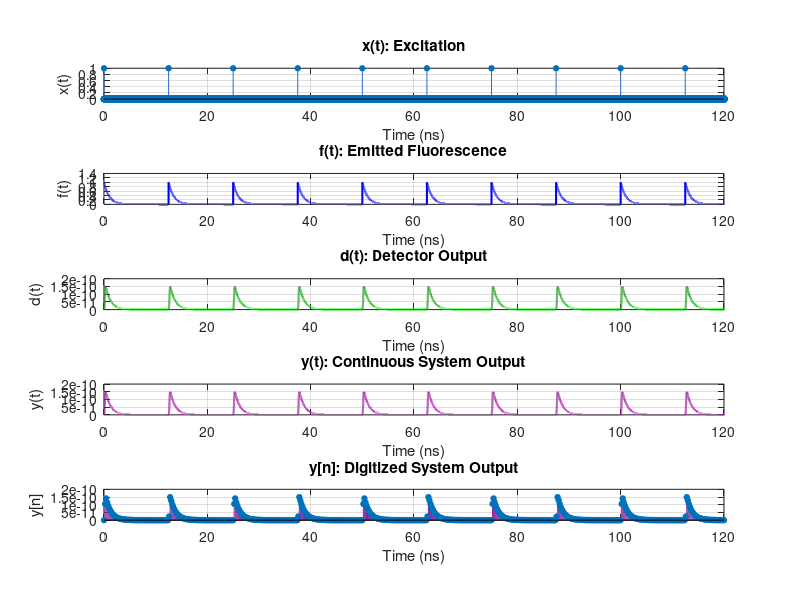

MATLAB code to generate this figure: (Note: this script raises an error after producing the figure.)
% ESE 3510 — Case Study 2: Fluorescence Lifetime Analysis
% Authors: Samir Afsary, Alex Ge, Ahmad Hamzeh

% CONTENTS:
%   Task 1a — Time-domain signals (excitation, fluorescence, detection)
%   Task 1b — Frequency response H_f(jw): numerical vs. theoretical
%   Task 1c — Effect of detector IRF on sampled signal y[n]
%   Task 2a — Why 100 kHz cannot recover 80 MHz fluorescence (aliasing)
%   Task 2b — Heterodyne detection: mixing to a recoverable beat frequency
%   Task 2c — Phase/modulation lifetime estimation from heterodyne signal
%   Task 3a — Phasor equations verified on single-exponential IRF
%   Task 3b — Per-pixel phasor analysis of real FLIM data
%

close all; clear; clc;

%% Parameters 
tau     = 1e-9;         % Fluorescence lifetime
T_L     = 12.5e-9;      % Laser period 
f_L     = 1 / T_L;      % Laser frequency 
omega_L = 2*pi * f_L;   % Laser angular frequency 
T_S     = 0.2e-9;       % ADC sampling period [ns]
dt      = 0.001e-9;      % small DT to simulate CT

%% Task 1a 

t = 0 : dt : 10*T_L - dt;   

% Create excitation impulse train
x = zeros(size(t));
for k = 0 : 9
    idx = round(k * T_L / dt) + 1;
    if idx <= length(t)
        x(idx) = 1 / dt;
    end
end

% Fluorescence IRF 
h_f = exp(-t / tau);     

% Calculate emitted fluorescence
f_full = conv(x, h_f) * dt;
f = f_full(1 : length(t));

% Detector IRF
sigma_t = 0.1e-9;
t0      = 0.175e-9;
h_d = exp(-(t - t0).^2 / sigma_t^2);

% Detector output
d_full = conv(f, h_d) * dt;
d = d_full(1 : length(t));

% Analog-to-Digital Conversion
step_size  = round(T_S / dt);
y_n        = d(1 : step_size : end);
t_discrete = t(1 : step_size : end);

% Plot functions
fig1 = figure('Name','Task 1a: Time-Domain Signals','NumberTitle','off', ...
              'Position',[50 50 900 750]);
% Excitation
subplot(5,1,1);
stem(t * 1e9, x * dt, 'filled', 'MarkerSize', 4, 'Color', [0.2 0.4 0.8]);
xlabel('Time (ns)'); ylabel('x(t)');
title('x(t): Excitation');
grid on; xlim([0,120]);

% Emission
subplot(5,1,2);
plot(t * 1e9, f, 'b', 'LineWidth', 1.5);
xlabel('Time (ns)'); ylabel('f(t)');
title('f(t): Emitted Fluorescence');
grid on; xlim([0,120]);

% Continuous Detector Output
subplot(5,1,3);
plot(t * 1e9, d, 'Color', [0.1 0.6 0.1], 'LineWidth', 1.5);
xlabel('Time (ns)'); ylabel('d(t)');
title('d(t): Detector Output');
grid on; xlim([0,120]);

% Continuous Output
subplot(5,1,4);
plot(t * 1e9, d, 'Color', [0.6 0.1 0.6], 'LineWidth', 1.5);
xlabel('Time (ns)'); ylabel('y(t)');
title('y(t): Continuous System Output');
grid on; xlim([0,120]);

% Digitized Output
subplot(5,1,5);
stem(t_discrete * 1e9, y_n, 'filled', 'MarkerSize', 4, 'Color', [0.6 0.1 0.6]);
xlabel('Time (ns)'); ylabel('y[n]');
title('y[n]: Digitized System Output');
grid on; xlim([0,120]);

sgtitle('Task 1a: Time-Domain Signals', 'FontSize', 13, 'FontWeight', 'bold');


%% Task 1b
dt_fine = dt / 100; 

% Recreate the time vector and the signal using the finer resolution
max_time = (length(h_f) - 1) * dt; 
t_fine = 0 : dt_fine : max_time; 
h_f_fine = exp(-t_fine/tau); 

% Numerical Frequency Response
N = length(h_f_fine);
H_f_num = fftshift(fft(h_f_fine)) * dt_fine; 
f_axis = (-N/2 : N/2-1) / (N * dt_fine);   

% Theoretical Frequency Response
omega_axis = 2*pi * f_axis;  
H_f_theory = tau ./ (1 + 1j * omega_axis * tau);

fig2 = figure('Name','Task 1b: Frequency Response H_f(jw)', ...
    'NumberTitle','off', 'Position',[50 50 900 550]);

% Magnitude
subplot(2,1,1);
plot(f_axis, abs(H_f_num),    'b-',  'LineWidth', 2.0); hold on;
plot(f_axis, abs(H_f_theory), 'r--', 'LineWidth', 1.5);
% Zoom in to ignore the edges of the fine simulation the limit is where
% the graph cuts of if you use dt instead of dt_fine
xlim([-5e11, 5e11]); 
xlabel('Frequency (Hz)'); 
ylabel('|H_f(j\omega)|');
title('Magnitude');
legend('Numerical FFT', 'Theoretical');
grid on;

% Phase
subplot(2,1,2);
plot(f_axis, angle(H_f_num)*180/pi,    'b-',  'LineWidth', 2.0); hold on;
plot(f_axis, angle(H_f_theory)*180/pi, 'r--', 'LineWidth', 1.5);
xlim([-5e11, 5e11]); % Zoom in to ignore the edges of the fine simulation
xlabel('Frequency (Hz)'); 
ylabel('Phase (degrees)');
title('Phase');
legend('Numerical FFT', 'Theoretical');
grid on;

sgtitle('Task 1b: Fluorescence Frequency Response H_f(j\omega)', ...
        'FontSize', 13, 'FontWeight', 'bold');

%% Task 1c

%             fast,     medium,  slow   detectors
sigma_vals = [0.1e-9,   2.5e-9,  10.0e-9];
t0_vals =    [0.175e-9, 4e-9,    17e-9];
colors = {[0 0.4 1], [0.1 0.7 0.1], [0.8 0.1 0.1]};
labels = {'\sigma_t=0.1 ns, t_0=0.175 ns (fast)',  ...
          '\sigma_t=2.5 ns, t_0=4 ns (medium)', ...
          '\sigma_t=10.0 ns, t_0=17 ns (slow)'};

fig3 = figure('Name','Task 1c: Detector IRF Impact','NumberTitle','off', ...
              'Position',[50 50 1100 600]);

for k = 1 : 3
    % Build detector IRF
    h_dk = exp(-(t - t0_vals(k)).^2 / sigma_vals(k)^2);

    % Convolve fluorescence with this detector
    dk_full = conv(f, h_dk) * dt;
    dk = dk_full(1 : length(t));
    
    % Digitalize
    step_size  = round(T_S / dt);
    y_n        = dk(1 : step_size : end);
    t_discrete = t(1 : step_size : end);

    % Detector IRF
    subplot(2, 3, k);
    plot(t, h_dk, 'Color', colors{k}, 'LineWidth', 1);
    xlabel('Time (s)'); ylabel('h_d(t)');
    title(labels{k}); grid on;
    if k == 1
        xlim([0,4e-10]);
    elseif k == 2
        xlim([0,1e-8]);
    else
        xlim([0,4e-8]);
    end

    % y[n]
    subplot(2, 3, k+3);
    stem(t_discrete, y_n, 'Color', colors{k});
    xlabel('Time (s)'); ylabel('y[n]');
    title('y[n]');
    grid on;
    xlim([0,125e-9]);
end

sgtitle({'Detector IRF Impact on y[n]'}, 'FontSize', 12, ...
    'FontWeight', 'bold');

%% Task 2a
f_L_hz = 100e6;               % Laser modulation frequency
omega_L_hz = 2*pi * f_L_hz;      

% Show aliasing visually over a 0.5 µs window
T_S_slow = 1e-5;                      % 10 µs per sample
T_S_fast = 1e-11;
t_fast_s = 0 : T_S_fast : 2e-5;           % 0.5 µs at 1 GHz (true signal)
t_slow_s = 0 : T_S_slow : 2e-5;       % 100 kHz samples

% Compute the output of the ground truth using convolution
x_fast = 1 + cos(omega_L_hz * t_fast_s);
h_f_fast = 1 / tau * exp(-t_fast_s / tau);
f_fast = conv(x_fast, h_f_fast) * T_S_fast;
f_fast = f_fast(1 : length(t_fast_s));

% Sample slower frequency from ground truth
step = round(T_S_slow / T_S_fast);
f_slow = f_fast(1:step:end);

% Calculate theoretical modulation depth and phase of the fluorescence
M = 1 / sqrt(1 + (omega_L_hz * tau)^2);
phi = -atan(omega_L_hz * tau); 

% Create upper/lower bounds for visualization
upper_bound = (1 + M) * ones(1, numel(t_fast_s));
lower_bound = (1 - M) * ones(1, numel(t_fast_s));

fig4 = figure('Name','Aliasing at 100 kHz','NumberTitle','off', ...
              'Position',[50 50 900 500]);

subplot(2,1,1);
plot(t_fast_s*1e6, x_fast, 'b', 'LineWidth', 1); hold on;
stem(t_slow_s*1e6, x_slow, 'r', 'filled', 'MarkerSize', 7);
xlabel('Time (\mus)'); ylabel('Amplitude');
title('Excitation x(t): Ground Truth 100 MHz vs. Sampled 100 kHz');
legend('True x(t)', '100 kHz samples'); grid on; xlim([0, 0.5]);

subplot(2,1,2);
plot(t_fast_s*1e6, f_fast, 'b', 'LineWidth', 1); hold on;
stem(t_slow_s*1e6, f_slow, 'r', 'filled', 'MarkerSize', 7);
plot(t_fast_s*1e6, upper_bound, 'LineWidth', 2, 'Color', 'green');
plot(t_fast_s*1e6, lower_bound, 'LineWidth', 2, 'Color', 'green');
xlabel('Time (\mus)'); ylabel('Amplitude');
title('Emission f(t)');
legend('True f(t)', '100 kHz samples', 'Amplitude Bounds'); grid on; 
xlim([0, 20]);

sgtitle(['100 kHz Sampling vs. Ground Truth of 100 MHz Excitation ' ...
    'and Emission Signals'], 'FontSize', 12, 'FontWeight', 'bold');

%% Task 2b

delta_f = 1e3;                         
f_n_hz = f_L_hz - delta_f;           
omega_n = 2*pi * f_n_hz;


T_S_mid = 1e-6;                       % 1 µs intermediate sampling [s]
t_mid = 0 : T_S_mid : 5e-3;         % 5 ms window

f_mid = 1 + M * cos(omega_L_hz * t_mid + phi);  % Fluorescence
x_mid = 1 + cos(omega_L_hz * t_mid);                          % Excitation
g = cos(omega_n * t_mid);                                   % Mixer

% mixed_f = f_mid .* g;     % Fluorescence after mixing
% mixed_x = x_mid .* g;     % Excitation after mixing (reference channel)

mixed_f_low = (M/2)*cos((omega_L - omega_n)*t_mid + phi);
mixed_x_low = (1/2)*cos((omega_L - omega_n)*t_mid);
y_f = mixed_f_low;
y_x = mixed_x_low;

% FFT setup
N  = length(t_mid);
fs = 1/T_S_mid;
freq = (-N/2:N/2-1)*(fs/N);

% Low-pass filter around beat frequency

LPF_cut = 2*delta_f;
F_mixed_f = fftshift(fft(mixed_f));
F_mixed_x = fftshift(fft(mixed_x));
lpf_mask = abs(freq) <= LPF_cut;
% Y_f = F_mixed_f .* lpf_mask;
% Y_x = F_mixed_x .* lpf_mask;
% y_f = real(ifft(ifftshift(Y_f)));
% y_x = real(ifft(ifftshift(Y_x)));

Y_f = fftshift(fft(y_f));
Y_x = fftshift(fft(y_x));

% Time-domain plots

figure;
subplot(3,1,1);
plot(t_mid*1e3, g);
xlabel('Time (ms)');
ylabel('g(t)');
title('Mixer Signal');
grid on;
subplot(3,1,2);
plot(t_mid*1e3, mixed_f);
xlabel('Time (ms)');
ylabel('f_{det}(t)g(t)');
title('After Mixing');
grid on;
subplot(3,1,3);
plot(t_mid*1e3, y_f, 'LineWidth', 1.5); hold on;
plot(t_mid*1e3, y_x, '--', 'LineWidth', 1.5);
xlabel('Time (ms)');
ylabel('Amplitude');
title('After LPF: 1 kHz Beat Signal');
legend('Fluorescence beat', 'Reference beat');
grid on;

% Frequency-domain plots
figure;
subplot(3,1,1);
plot(freq/1e3, abs(F_mixed_f)/N);
xlabel('Frequency (kHz)');
ylabel('|F_{mixed}(j\omega)|');
title('Mixed Fluorescence Spectrum');
xlim([-5 5]);
grid on;
subplot(3,1,2);
plot(freq/1e3, abs(Y_f)/N, 'LineWidth', 1.5);
xlabel('Frequency (kHz)');
ylabel('|Y(j\omega)|');
title('Magnitude of LPF Output');
xlim([-5 5]);
grid on;
subplot(3,1,3);
plot(freq/1e3, angle(Y_f));
xlabel('Frequency (kHz)');
ylabel('\angle Y(j\omega) [rad]');
title('Phase of LPF Output');
xlim([-5 5]);
grid on;

%% =========================================================================
%  TASK 2c: Phase Shift and Modulation — Heterodyne Lifetime Estimation
%
%  Phase relationship:
%    Phase of fluorescence beat = phi_f = phi_fluorescence + phi_g
%    Phase of excitation beat   = phi_x = 0              + phi_g
%    => Delta_phi = phi_f - phi_x = phi_fluorescence = -atan(omega_L * tau)
%    => tau = -tan(Delta_phi) / omega_L
%
%  Modulation relationship:
%    Delta_M = M_fluorescence / M_excitation = 1 / sqrt(1 + (omega_L*tau)^2)
%    => tau = sqrt(1/Delta_M^2 - 1) / omega_L
% =========================================================================

% Resample beats at 100 kHz (well above the 1 kHz beat frequency)
T_S_100k  = 1 / 100e3;
t_100k    = t_mid(1) : T_S_100k : t_mid(end);

y_f_100k  = interp1(t_mid, y_f, t_100k, 'linear', 0);
y_x_100k  = interp1(t_mid, y_x, t_100k, 'linear', 0);

% Extract phase and amplitude at the beat frequency using DFT
N_100k   = length(t_100k);
Y_f_dft  = fft(y_f_100k);
Y_x_dft  = fft(y_x_100k);

% DFT bin index for delta_f
k_beat   = round(delta_f * N_100k * T_S_100k) + 1;

phase_f    = angle(Y_f_dft(k_beat));
phase_x    = angle(Y_x_dft(k_beat));
delta_phi  = phase_f - phase_x;    % Phase difference [rad]

amp_f      = abs(Y_f_dft(k_beat));
amp_x      = abs(Y_x_dft(k_beat));
delta_M    = amp_f / amp_x;        % Modulation ratio

% Lifetime estimates
tau_from_phase = -tan(delta_phi) / omega_L_hz * 1e9;   % [ns]
tau_from_mod   = sqrt(max(0, 1/delta_M^2 - 1)) / omega_L_hz * 1e9;  % [ns]

fprintf('=== Task 2c ===\n');
fprintf('Phase difference   Delta_phi = %.4f rad = %.2f deg\n', ...
        delta_phi, delta_phi*180/pi);
fprintf('Modulation ratio   Delta_M   = %.4f\n', delta_M);
fprintf('Lifetime (phase):  tau = %.4f ns  (true: %.1f ns)\n', tau_from_phase, tau);
fprintf('Lifetime (modulation): tau = %.4f ns  (true: %.1f ns)\n\n', tau_from_mod, tau);

% ---- Figure 7: Task 2c ----
fig7 = figure('Name','Task 2c: Phase Shift and Lifetime Estimation', ...
              'NumberTitle','off','Position',[50 50 900 500]);

subplot(2,1,1);
plot(t_100k*1e3, y_x_100k, 'b', 'LineWidth', 1.8); hold on;
plot(t_100k*1e3, y_f_100k, 'r', 'LineWidth', 1.8);
xlabel('Time (ms)'); ylabel('Amplitude');
title(sprintf('Beat Signals at 100 kHz — Phase Shift \\Delta\\phi = %.2f°', ...
              delta_phi*180/pi));
legend('Excitation beat (reference)','Fluorescence beat'); grid on;
xlim([0, 5]);

subplot(2,1,2);
f_ax_100k = (0 : N_100k-1) / (N_100k * T_S_100k);
plot(f_ax_100k/1e3, abs(Y_x_dft)/N_100k, 'b', 'LineWidth', 1.8); hold on;
plot(f_ax_100k/1e3, abs(Y_f_dft)/N_100k, 'r', 'LineWidth', 1.8);
xlabel('Frequency (kHz)'); ylabel('Magnitude');
title(sprintf('Spectra — \\tau from phase: %.3f ns, from modulation: %.3f ns', ...
              tau_from_phase, tau_from_mod));
legend('Excitation','Fluorescence'); grid on;
xlim([0, 5]);

sgtitle('Task 2c: Heterodyne Lifetime Estimation', ...
        'FontSize', 12, 'FontWeight', 'bold');


%% =========================================================================
%  TASK 3a: Phasor Equations — Verification on Single Exponential
%
%  Phasor components (integrated over one laser period T_L):
%    g = integral( h_f(t)*cos(omega_L*t) dt ) / integral( h_f(t) dt )
%    s = integral( h_f(t)*sin(omega_L*t) dt ) / integral( h_f(t) dt )
%
%  Analytical solution for h_f(t) = exp(-t/tau) integrated over [0, inf]:
%    g = 1 / ( 1 + (omega_L*tau)^2 )
%    s = (omega_L*tau) / ( 1 + (omega_L*tau)^2 )
%
%  Lifetime recovery:
%    tau = s / (omega_L * g) = (omega_L*tau) / (omega_L * 1) = tau  [checks out]
%
%  Interpretation:
%    g = "in-phase" component — higher g means shorter lifetime (less phase lag)
%    s = "quadrature" component — peaks at omega_L*tau = 1  (tau = 1/(2*pi*f_L))
%    Together (g,s) lie on the universal semicircle of radius 0.5 centered at (0.5,0)
% =========================================================================

fs_adc = 100e3;                  % ADC sampling frequency [Hz]

Ts_adc = 1/fs_adc;

t_adc  = t_mid(1):Ts_adc:t_mid(end);

yf_adc = interp1(t_mid, y_f, t_adc, 'linear');

yx_adc = interp1(t_mid, y_x, t_adc, 'linear');

% Extract phase and amplitude at the beat frequency

N = length(t_adc);

Yf = fft(yf_adc);

Yx = fft(yx_adc);

k = round(delta_f*N/fs_adc) + 1;  % MATLAB index for beat bin

phase_f = angle(Yf(k));

phase_x = angle(Yx(k));

delta_phi = angle(exp(1j*(phase_f - phase_x)));  % wrapped phase difference

delta_M   = abs(Yf(k)) / abs(Yx(k));             % modulation ratio

% Estimate lifetime

tau_phase = -tan(delta_phi)/omega_L;                       % [s]

tau_mod   = sqrt(max(0, 1/delta_M^2 - 1))/omega_L;          % [s]

fprintf('=== Task 2c ===\n');

fprintf('Delta phi = %.4f rad = %.2f deg\n', delta_phi, delta_phi*180/pi);

fprintf('Delta M   = %.4f\n', delta_M);

fprintf('Tau from phase      = %.4f ns\n', tau_phase*1e9);

fprintf('Tau from modulation = %.4f ns\n', tau_mod*1e9);

fprintf('True tau            = %.4f ns\n', tau*1e9);

% Plot time-domain comparison

figure;

subplot(2,1,1);

plot(t_adc*1e3, yx_adc, 'LineWidth', 1.5); hold on;

plot(t_adc*1e3, yf_adc, 'LineWidth', 1.5);

xlabel('Time (ms)');

ylabel('Amplitude');

title('Reference and Fluorescence Beat Signals');

legend('Excitation reference', 'Fluorescence');

grid on;

% Plot frequency-domain magnitude

f_ax = (0:N-1)*(fs_adc/N);

subplot(2,1,2);

plot(f_ax/1e3, abs(Yx)/N, 'LineWidth', 1.5); hold on;

plot(f_ax/1e3, abs(Yf)/N, 'LineWidth', 1.5);

xlabel('Frequency (kHz)');

ylabel('Magnitude');

title(sprintf('\\Delta\\phi = %.2f^\\circ, \\Delta M = %.3f, \\tau = %.3f ns', ...
      delta_phi*180/pi, delta_M, tau_phase*1e9));

legend('Excitation reference', 'Fluorescence');

xlim([0 5]);

grid on;





% % Analytical phasor for tau = 1 ns, omega_L in rad/ns
% g_theory_3a = 1 / (1 + (omega_L * tau)^2);
% s_theory_3a = (omega_L * tau) / (1 + (omega_L * tau)^2);
% tau_from_phasor_theory = s_theory_3a / (omega_L * g_theory_3a);
% 
% % Numerical phasor: integrate h_f over one period using trapezoidal rule
% t_phasor  = 0 : 0.001 : T_L;             % Fine grid [ns]
% h_f_p     = exp(-t_phasor / tau);         % IRF samples
% 
% norm_hf   = trapz(t_phasor, h_f_p);
% g_num_3a  = trapz(t_phasor, h_f_p .* cos(omega_L * t_phasor)) / norm_hf;
% s_num_3a  = trapz(t_phasor, h_f_p .* sin(omega_L * t_phasor)) / norm_hf;
% tau_from_phasor_num = s_num_3a / (omega_L * g_num_3a);
% 
% fprintf('=== Task 3a: Phasor Verification (tau = %.1f ns) ===\n', tau);
% fprintf('Theoretical: g=%.4f  s=%.4f  tau=%.4f ns\n', ...
%         g_theory_3a, s_theory_3a, tau_from_phasor_theory);
% fprintf('Numerical:   g=%.4f  s=%.4f  tau=%.4f ns\n\n', ...
%         g_num_3a, s_num_3a, tau_from_phasor_num);
% 
% % Universal semicircle: all single-exponential lifetimes lie on this curve
% theta_sc = linspace(0, pi, 500);
% g_sc = 0.5 + 0.5*cos(theta_sc);
% s_sc = 0.5*sin(theta_sc);
% 
% % Mark several tau values on the semicircle for reference
% tau_marks = [0.2, 0.4, 0.8, 1.0, 2.0, 4.0, 8.0];
% 
% fig8 = figure('Name','Task 3a: Phasor Diagram','NumberTitle','off', ...
%               'Position',[50 50 700 500]);
% plot(g_sc, s_sc, 'k-', 'LineWidth', 2); hold on;
% 
% for tm = tau_marks
%     g_tm = 1 / (1 + (omega_L*tm)^2);
%     s_tm = (omega_L*tm) / (1 + (omega_L*tm)^2);
%     plot(g_tm, s_tm, 'ko', 'MarkerSize', 6, 'MarkerFaceColor', [0.7 0.7 0.7]);
%     text(g_tm + 0.02, s_tm + 0.01, sprintf('%.1f ns', tm), 'FontSize', 8);
% end
% 
% plot(g_theory_3a, s_theory_3a, 'ro', 'MarkerSize', 12, 'MarkerFaceColor', 'r');
% plot(g_num_3a,    s_num_3a,    'b+', 'MarkerSize', 12, 'LineWidth', 2.5);
% 
% xlabel('g  (in-phase component)', 'FontSize', 11);
% ylabel('s  (quadrature component)', 'FontSize', 11);
% title(sprintf('Phasor Diagram — \\tau = %.1f ns lies on the universal semicircle', tau), ...
%       'FontSize', 11);
% legend('Universal semicircle','Lifetime labels','Theoretical','Numerical', ...
%        'Location','northwest');
% grid on; axis equal; xlim([0, 1]); ylim([0, 0.6]);
% 
% sgtitle('Task 3a: Phasor Components g and s', ...
%         'FontSize', 13, 'FontWeight', 'bold');


%% =========================================================================
%  TASK 3b: Phasor Analysis of Real FLIM Data
%
%  Data: FLIMhistogram.mat  —  512×512 spatial pixels, ~98 time bins
%  Each pixel contains a time-resolved photon count histogram h[n].
%  Laser: 80 MHz two-photon excitation => T_L = 12.5 ns.
%
%  Per-pixel phasor:
%    g_px = sum( h[n]*cos(omega_L*t[n]) ) / sum( h[n] )
%    s_px = sum( h[n]*sin(omega_L*t[n]) ) / sum( h[n] )
%    tau_px = s_px / (omega_L * g_px)
%
%  Expected results for NAD(P)H in cancer cells:
%    Free  NAD(P)H: tau ~ 0.3–0.5 ns
%    Bound NAD(P)H: tau ~ 1–4 ns
%    (Points cluster inside the semicircle for mixed/multi-exponential pixels)
% =========================================================================

fprintf('=== Task 3b: Loading FLIM data ===\n');

% Try current directory first, then ../input/ for submission folder structure
try
    load('data\FLIMhistogram.mat');
    fprintf('Loaded FLIMhistogram from current directory.\n');
catch
    try
        load('../input/FLIMhistogram.mat');
        fprintf('Loaded FLIMhistogram from ../input/\n');
    catch
        error(['FLIMhistogram.mat not found. ', ...
               'Place it in the same folder as main.m and re-run.']);
    end
end

% Time axis (given in starter code)
timeRes_FLIM = 0.1280;    % Time bin width [ns]
time_FLIM    = timeRes_FLIM * (0 : size(FLIMhistogram,3)-1);  % [ns]

% Laser period and angular frequency for phasor computation
T_L_FLIM     = 12.5;                    % [ns]
omega_L_FLIM = 2*pi / T_L_FLIM;        % [rad/ns]

[Nx, Ny, Nt] = size(FLIMhistogram);
fprintf('Image size: %d x %d pixels, %d time bins (%.3f ns/bin)\n', ...
        Nx, Ny, Nt, timeRes_FLIM);

% Reshape to (Npix × Nt) matrix for vectorized phasor computation
H = reshape(double(FLIMhistogram), Nx*Ny, Nt);

% Precompute cosine and sine vectors at the fundamental laser frequency
cos_vec = cos(omega_L_FLIM * time_FLIM);   % 1×Nt
sin_vec = sin(omega_L_FLIM * time_FLIM);   % 1×Nt

% Total photon count per pixel (the normalization denominator)
norm_H = sum(H, 2);    % Npix×1

% Only compute phasor for pixels with enough photons to be meaningful
valid = (norm_H > 10);

g_vec = zeros(Nx*Ny, 1);
s_vec = zeros(Nx*Ny, 1);

% Vectorized dot products: each row of H times cos_vec/sin_vec
g_vec(valid) = (H(valid, :) * cos_vec') ./ norm_H(valid);
s_vec(valid) = (H(valid, :) * sin_vec') ./ norm_H(valid);

% Lifetime from phasor: tau = s / (omega_L * g)
tau_vec = s_vec ./ (omega_L_FLIM * g_vec);

% Reshape phasor components and lifetime back to image grids
g_map   = reshape(g_vec, Nx, Ny);
s_map   = reshape(s_vec, Nx, Ny);
tau_map = reshape(tau_vec, Nx, Ny);

% Mask pixels with unphysical lifetimes (empty, negative, or > 6 ns)
tau_map(~reshape(valid, Nx, Ny)) = NaN;
tau_map(tau_map < 0)  = NaN;
tau_map(tau_map > 6)  = NaN;

fprintf('Mean   lifetime (valid pixels): %.3f ns\n', mean(tau_map(:), 'omitnan'));
fprintf('Median lifetime (valid pixels): %.3f ns\n', median(tau_map(:), 'omitnan'));

% ---- Figure 9: Lifetime Image ----
fig9 = figure('Name','Task 3b: Fluorescence Lifetime Image','NumberTitle','off', ...
              'Position',[50 50 700 650]);

imagesc(tau_map, [0, 3]);   % Color range 0–3 ns (typical for NAD(P)H)
colormap(jet);
cb = colorbar;
cb.Label.String = 'Lifetime \tau (ns)';
cb.FontSize = 11;
axis image; axis off;
title({'Fluorescence Lifetime Image', ...
       'NAD(P)H in Breast Cancer Cells (2-photon FLIM)'}, 'FontSize', 12);

% ---- Figure 10: Sample Pixel Decay Curves ----
% Find the pixel with the highest photon count as a representative example
[~, idx_best] = max(norm_H);
[px_b, py_b]  = ind2sub([Nx, Ny], idx_best);

% Find a second pixel: nearest to the median lifetime among bright pixels
tau_valid_vec = tau_vec;
tau_valid_vec(~valid | tau_vec < 0 | tau_vec > 6) = NaN;
tau_median_val = median(tau_valid_vec(:), 'omitnan');
bright_idx     = find(valid & norm_H > 50);
[~, offset]    = min(abs(tau_valid_vec(bright_idx) - tau_median_val));
idx_med        = bright_idx(offset);
[px_m, py_m]   = ind2sub([Nx, Ny], idx_med);

fig10 = figure('Name','Task 3b: Sample Decay Curves','NumberTitle','off', ...
               'Position',[50 50 900 420]);

for kk = 1:2
    if kk == 1
        px = px_b; py = py_b; lbl = 'Brightest pixel';
    else
        px = px_m; py = py_m; lbl = 'Median-lifetime pixel';
    end
    subplot(1,2,kk);
    decay = squeeze(FLIMhistogram(px, py, :));
    plot(time_FLIM, decay, 'b.-', 'LineWidth', 1.5, 'MarkerSize', 8); hold on;
    tau_px = tau_map(px, py);
    if ~isnan(tau_px) && tau_px > 0
        A_fit = max(decay);
        plot(time_FLIM, A_fit * exp(-time_FLIM / tau_px), 'r--', 'LineWidth', 1.8);
        legend('Data', sprintf('Phasor \\tau = %.2f ns', tau_px), ...
               'Location','northeast');
    end
    xlabel('Time (ns)'); ylabel('Photon Count');
    title(sprintf('%s (%d,%d)', lbl, px, py)); grid on;
end

sgtitle('Task 3b: Sample Pixel Fluorescence Decay Curves', ...
        'FontSize', 12, 'FontWeight', 'bold');

% ---- Figure 11: Phasor Plot (density image) ----
% Extract valid phasor points in physical range
valid_pts = valid & g_vec > 0 & g_vec < 1 & s_vec >= 0 & s_vec < 0.6;
g_pts     = g_vec(valid_pts);
s_pts     = s_vec(valid_pts);

% Build 2D density histogram (log scale avoids bright-pixel dominance)
g_edges  = linspace(0, 1,   201);
s_edges  = linspace(0, 0.55, 151);
[counts, ~, ~] = histcounts2(g_pts, s_pts, g_edges, s_edges);
g_ctrs   = (g_edges(1:end-1) + g_edges(2:end)) / 2;
s_ctrs   = (s_edges(1:end-1) + s_edges(2:end)) / 2;

fig11 = figure('Name','Task 3b: Phasor Plot','NumberTitle','off', ...
               'Position',[50 50 800 580]);

imagesc(g_ctrs, s_ctrs, log1p(counts'));   % Transpose: x=g, y=s
set(gca, 'YDir', 'normal');
colormap(hot);
cb2 = colorbar;
cb2.Label.String = 'log(1 + pixel count)';
hold on;

% Overlay universal semicircle
plot(g_sc, s_sc, 'w-', 'LineWidth', 2);

% Mark lifetime values on the semicircle
tau_labels_flim = [0.2, 0.4, 0.8, 1.0, 1.6, 2.0, 3.2, 4.0];
for tl = tau_labels_flim
    g_tl = 1 / (1 + (omega_L_FLIM * tl)^2);
    s_tl = (omega_L_FLIM * tl) / (1 + (omega_L_FLIM * tl)^2);
    plot(g_tl, s_tl, 'wo', 'MarkerSize', 5, 'MarkerFaceColor', 'w');
    text(g_tl + 0.01, s_tl + 0.01, sprintf('%.1f ns', tl), ...
         'Color', 'w', 'FontSize', 8);
end

xlabel('g  (in-phase)', 'FontSize', 11);
ylabel('s  (quadrature)', 'FontSize', 11);
title({'Task 3b: Phasor Plot — All Pixels', ...
       'Pixel density (hot colormap, log scale); white curve = universal semicircle'}, ...
      'FontSize', 11);
xlim([0, 1]); ylim([0, 0.55]); grid on;

sgtitle('Task 3b: FLIM Phasor Plot', 'FontSize', 13, 'FontWeight', 'bold');

fprintf('\nAll tasks complete — %d figures generated.\n', 11);
